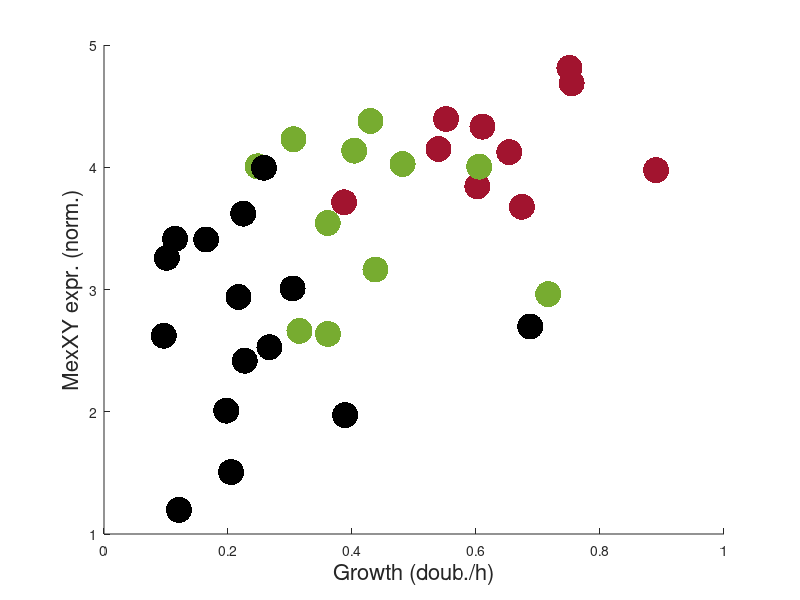

MATLAB code for this plot: (Note: this script raises an error after producing the figure.)
% Use data from Fig1EFG
load data

%% Get which cell to track for Fig 1C
% best recovered = cell 30 (highest mexXY)
% worst arrested = cell 10 (4th lowest mexXY; lowest not growing before drug, 2nd lowest lyses, 3rd lowest lyses)
% medium-est moribund = cell 5 (2nd middle-est mexXY.. middle has 2 mother cells)

% wt arrest
ii=find(j==1);
maxExp = max(m(ii,80:end-4),[],2);

sortedCells = sort(maxExp);
trackCell = find(maxExp > sortedCells(4)-0.01 & maxExp < sortedCells(4)+0.01);
% arrested cell used in 1C
markedDot(1) = ii(trackCell);

% wt moribund
ii=find(j==2);
maxExp = max(m(ii,80:end-4),[],2);

sortedCells = sort(maxExp);
trackCell = find(maxExp > sortedCells(4)-0.01 & maxExp < sortedCells(4)+0.01);
% moribund cell used in 1C
markedDot(2) = ii(trackCell);

% wt recover
ii=find(j==3);
maxExp = max(m(ii,80:end-4),[],2);

sortedCells = sort(maxExp);
trackCell = find(maxExp > sortedCells(end)-0.01 & maxExp < sortedCells(end)+0.01);
% recovered cell used in 1C
markedDot(3) = ii(trackCell);

%% Plotting

col(1,:)=[0 0 0];
col(2,:)=[0.4660 0.6740 0.1880];
col(3,:)=[0.6350 0.0780 0.1840];

lgdText(1,:) = cellstr('Recovered');
lgdText(2,:) = cellstr('Moribund');
lgdText(3,:) = cellstr('Arrested');

figure;
for k = [3 2 1]
    ii=find(j==k);
    
    % Plot scatter of all in each category
    maxExp = max(m(ii,80:end-4),[],2);
    maxGro = max(g(ii,80:end-4),[],2);
    
    scatter(maxGro,maxExp,350,col(k,:),'filled')
    
    hold on
end

ylabel('MexXY expr. (norm.)','FontSize',16)
xlabel('Growth (doub./h)','FontSize',16)

% r value
maxExp = max(m(:,80:end-4),[],2);
maxGro = max(g(:,80:end-4),[],2);
r = corrcoef(maxExp,maxGro);
r=string(round(r(2),2));
outText = strcat("{\itr} = ",r);
text(0.01,4.5,outText,'FontSize',44)

% Plot large scatter for cells used for Fig 1C
for k = 1:3
    % Plot large scatter for cell used in fig 1C
    maxExp = max(m(markedDot(k),80:end-4),[],2);
    maxGro = max(g(markedDot(k),80:end-4),[],2);
    
    scatter(maxGro,maxExp,850,col(k,:),'filled','MarkerEdgeColor',[0 0 0],'LineWidth',4)
end

set(findall(gcf,'-property','FontSize'),'FontSize',44)
